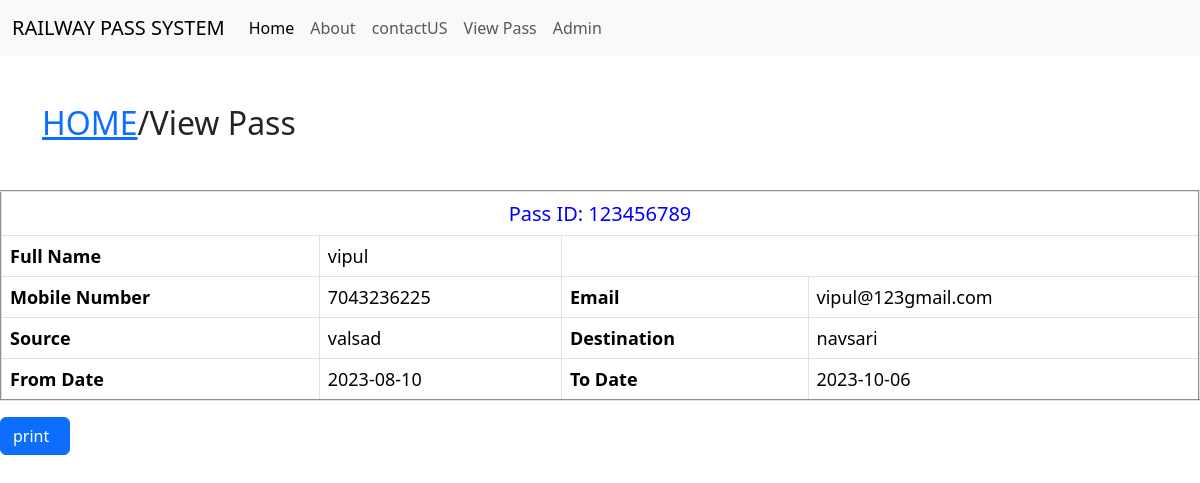
The app's page /rpmp/view-pass-detail.php?viewid=1 with its own data.
### tables this page shows
CREATE TABLE `tblpass` (
  `id` int(255) NOT NULL,
  `passnumber` bigint(255) NOT NULL,
  `name` varchar(255) NOT NULL,
  `image` varchar(255) NOT NULL,
  `email` varchar(255) NOT NULL,
  `number` bigint(255) NOT NULL,
  `source` varchar(255) NOT NULL,
  `destination` varchar(255) NOT NULL,
  `from date` varchar(255) NOT NULL,
  `to date` varchar(255) NOT NULL,
  `cost` int(255) NOT NULL
);

### rpmp/view-pass-detail.php (the view, shortened to what this page needs)
<?php
include('includes/dbconnection.php');
?>
<!DOCTYPE html>
<html lang="en">
<head>
    <link href="https://cdn.jsdelivr.net/npm/bootstrap@5.3.1/dist/css/bootstrap.min.css" rel="stylesheet">
</head>
<body>
    <?php include 'includes/header.php' ?>
    <div class="container mt-5">
        <h2><a href="index.php">HOME</a>/View Pass</h2>
    </div>
    <div class="conatiner mt-5">
        <?php
        $vid = $_GET['viewid'];
        $sql = "SELECT * from  tblpass where ID=$vid";
        $q = mysqli_query($con, $sql);
        if (mysqli_num_rows($q) > 0) {
            foreach ($q as $row) {
        ?>
                <table border="2" class="table table-bordered" style="font-size: 18px;">
                    <tr align="center">
                        <td colspan="6" style="font-size:20px;color:blue">
                            Pass ID: <?php echo ($row['passnumber']); ?></td>
                    </tr>
                    <tr>
                        <th scope>Full Name</th>
                        <td><?php echo ($row['name']); ?></td>
                    </tr>
                    <tr>
                        <th scope>Mobile Number</th>
                        <td><?php echo ($row['number']); ?></td>
                        <th scope>Email</th>
                        <td><?php echo ($row['email']); ?></td>
                    </tr>
                    <tr>
                        <th scope>Source</th>
                        <td><?php echo ($row['source']); ?></td>
                        <th scope>Destination</th>
                        <td><?php echo ($row['destination']); ?></td>
                    </tr>
                    <tr>
                        <th scope>From Date</th>
                        <td><?php echo ($row['from date']); ?></td>
                        <th scope>To Date</th>
                        <td><?php echo ($row['to date']); ?></td>
                    </tr>
            <?php $cnt = $cnt + 1;
            }
        }
            ?>
                </table>
                <input type="button" style="padding-right: 20px" class="btn btn-primary" value="print" onclick="PrintDiv();" /></p>
    </div>
</body>
</html>

### records on screen
tblpass: passnumber "123456789", name "vipul", number "7043236225", email "vipul@123gmail.com", source "valsad", destination "navsari", from date "2023-08-10", to date "2023-10-06"
